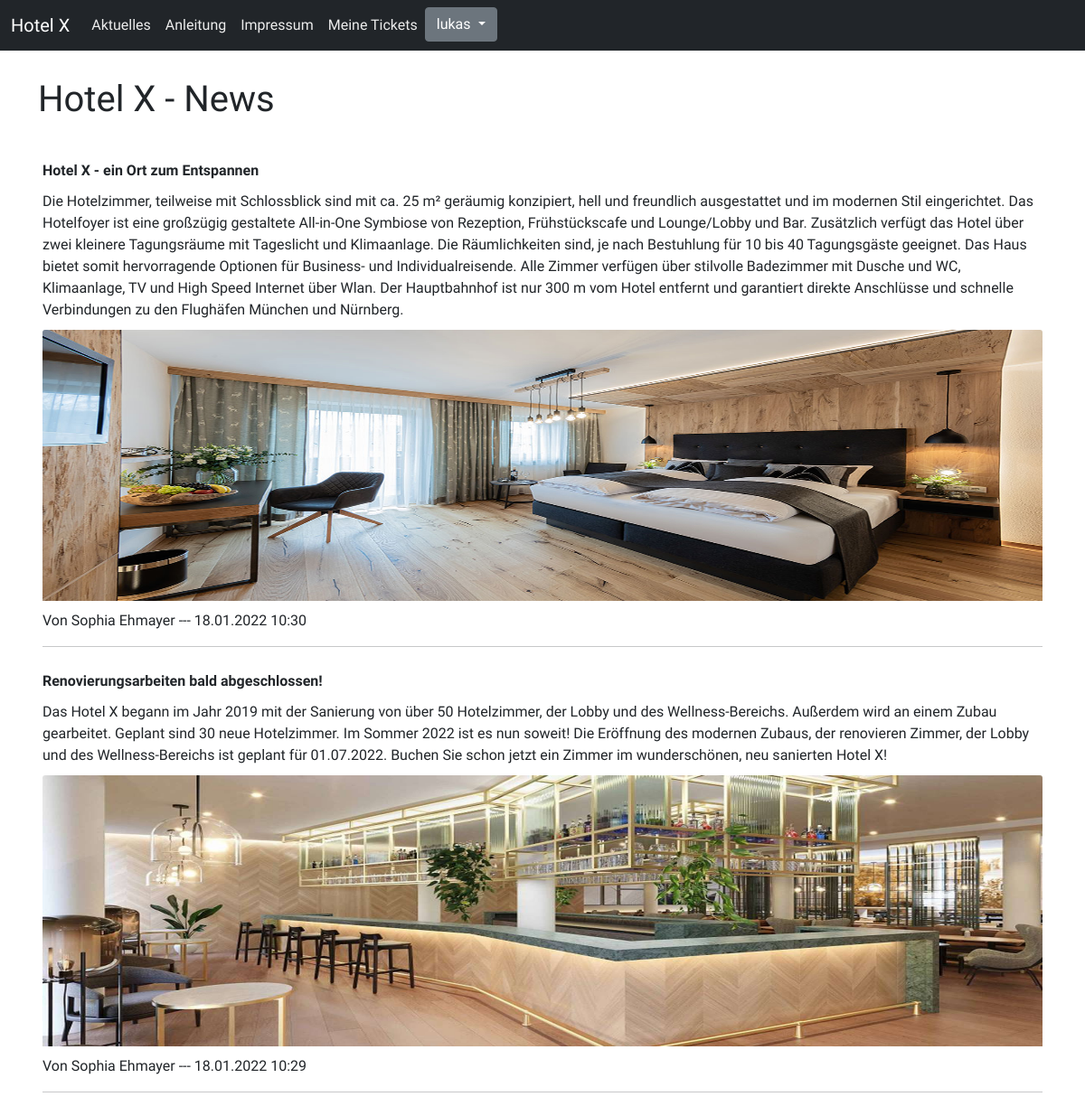
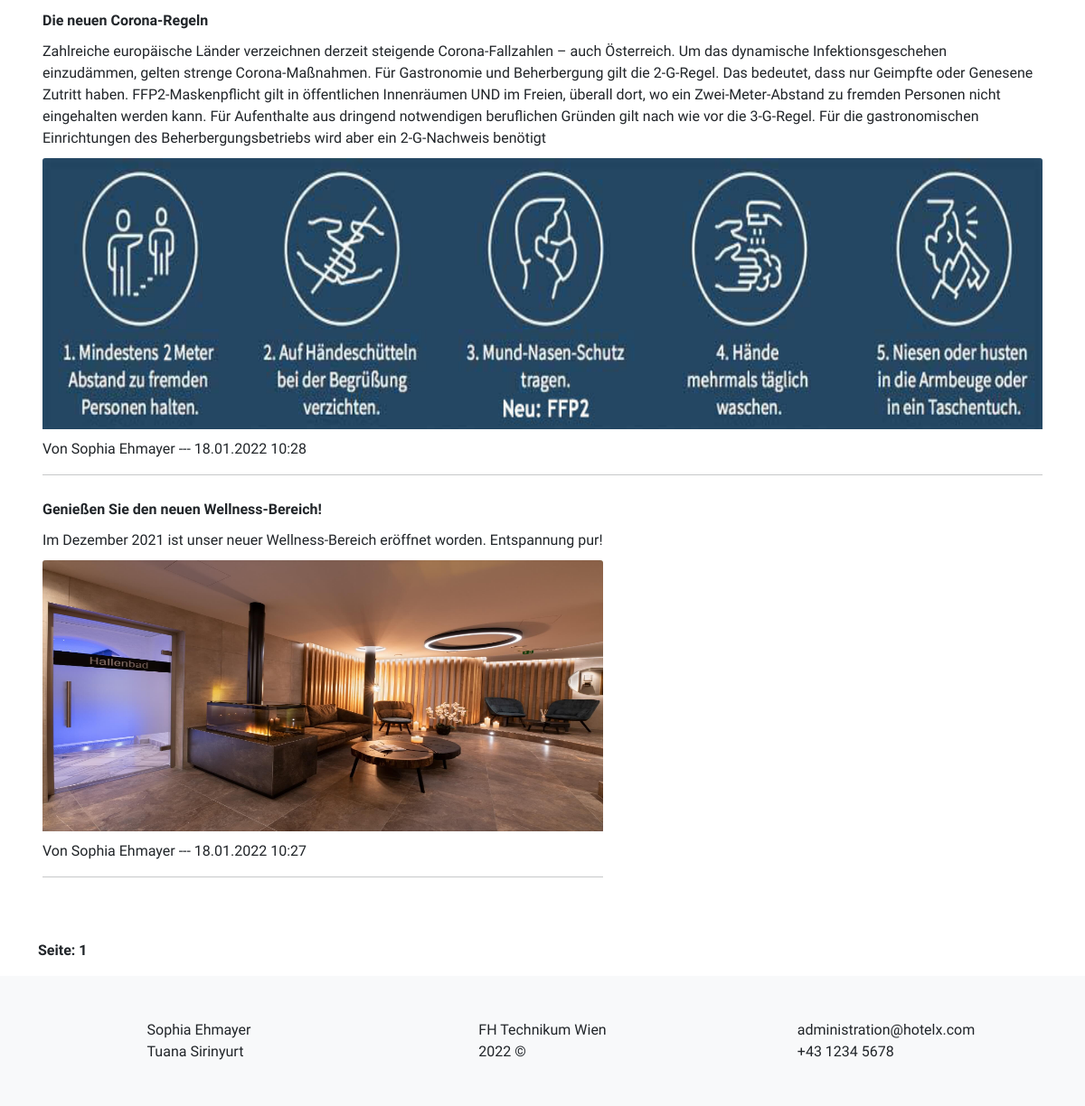
/?site=news (signed in), run on the app's committed database (2 pictures, top to bottom).
### tables this page shows
CREATE TABLE `news` (
  `id` int(11) NOT NULL,
  `image` varchar(250) NOT NULL,
  `content` text NOT NULL,
  `author` varchar(45) DEFAULT NULL,
  `title` varchar(120) NOT NULL,
  `dateTime` int(11) NOT NULL
);

### news.php (the view, shortened to what this page needs)
<!DOCTYPE html>
<html lang="en">
<body>
    <div class = "container">
    <h1>Hotel X - News</h1>
<?php
require_once('dbaccess.php');
if(!isset($seite))
        {
            $seite = 1;
        }
        $eintraege_pro_seite = 10;
        $start = $seite * $eintraege_pro_seite - $eintraege_pro_seite;
        $abfrage = "SELECT * FROM news ORDER BY id DESC LIMIT $start, $eintraege_pro_seite";
        $ergebnis = mysqli_query($db_obj,$abfrage);
        while($row = mysqli_fetch_object($ergebnis))
        {
            $date = date("d.m.Y H:i", $row->dateTime);
            $title = $row->title;
            $author=$row->author;
            $content = $row->content;
            $image = $row->image;
           echo "
           <table border='0' cellspacing='0' cellpadding='5'>
            <tr>
                <td>
                    <b>$title</b>
                   </td>
               </tr>
               <tr>
                   <td>
                       $content
                   </td>
               </tr>
               <tr>
                   <td>
                   <img class='card-img-top' src='./uploadImage/".$image."' alt='image' width=300 height=300>
                   </td>
               </tr>
               <tr>
               <td>
                   Von $author --- $date  ";
                  echo  "
                   <hr>
               </td>
           </tr>
               </table>";
           }
        $result = mysqli_query($db_obj,"SELECT id FROM news");
        $menge = mysqli_num_rows($result);
        $wieviel_seiten = $menge / $eintraege_pro_seite;
        echo '<br /><br />';
        echo "<b>Seite:</b> ";
        for($a=0; $a < $wieviel_seiten; $a++)
        {
            $b = $a + 1;
            if($seite == $b)
            {
                echo "  <b>$b</b> ";
            }
            else
            {
               echo "  Test ";
            }
        }
        ?>
    </div>
</body>
</html>

### css/style.css (style rules this page uses)
* { font-family: "Abel", sans-serif; }
body { margin: 0; }
h1 { margin: 50px 0px; }
h1 { padding: 30px 0px; }
@media all and (min-width: 1124px) { .container { margin: 0px 5em; } }

### data on the page
news: title "Hotel X - ein Ort zum Entspannen", content "Die Hotelzimmer, teilweise mit Schlossblick sind mit ca. 25 m² geräumig konzipiert, hell und freundlich ausgestattet und im modernen Stil eingerichtet. Das Hotelfoyer ist eine großzügig gestaltete All-in-One Symbiose von Rezeption, Frühstückscafe und Lounge/Lobby und Bar. Zusätzlich verfügt das Hotel über zwei kleinere Tagungsräume mit Tageslicht und Klimaanlage. Die Räumlichkeiten sind, je nach Bestuhlung für 10 bis 40 Tagungsgäste geeignet. Das Haus bietet somit hervorragende Optionen für Business- und Individualreisende. Alle Zimmer verfügen über stilvolle Badezimmer mit Dusche und WC, Klimaanlage, TV und High Speed Internet über Wlan. Der Hauptbahnhof ist nur 300 m vom Hotel entfernt…", image (picture), author "Sophia Ehmayer", dateTime "18.01.2022 10:30"
news: title "Renovierungsarbeiten bald abgeschlossen!", content "Das Hotel X begann im Jahr 2019 mit der Sanierung von über 50 Hotelzimmer, der Lobby und des Wellness-Bereichs. Außerdem wird an einem Zubau gearbeitet. Geplant sind 30 neue Hotelzimmer. Im Sommer 2022 ist es nun soweit! Die Eröffnung des modernen Zubaus, der renovieren Zimmer, der Lobby und des Wellness-Bereichs ist geplant für 01.07.2022. Buchen Sie schon jetzt ein Zimmer im wunderschönen, neu sanierten Hotel X!", image (picture), author "Sophia Ehmayer", dateTime "18.01.2022 10:29"
news: title "Die neuen Corona-Regeln", content "Zahlreiche europäische Länder verzeichnen derzeit steigende Corona-Fallzahlen – auch Österreich. Um das dynamische Infektionsgeschehen einzudämmen, gelten strenge Corona-Maßnahmen. Für Gastronomie und Beherbergung gilt die 2-G-Regel. Das bedeutet, dass nur Geimpfte oder Genesene Zutritt haben. FFP2-Maskenpflicht gilt in öffentlichen Innenräumen UND im Freien, überall dort, wo ein Zwei-Meter-Abstand zu fremden Personen nicht eingehalten werden kann. Für Aufenthalte aus dringend notwendigen beruflichen Gründen gilt nach wie vor die 3-G-Regel. Für die gastronomischen Einrichtungen des Beherbergungsbetriebs wird aber ein 2-G-Nachweis benötigt", image (picture), author "Sophia Ehmayer", dateTime "18.01.2022 10:28"
news: title "Genießen Sie den neuen Wellness-Bereich!", content "Im Dezember 2021 ist unser neuer Wellness-Bereich eröffnet worden. Entspannung pur!", image (picture), author "Sophia Ehmayer", dateTime "18.01.2022 10:27"

### other printed values
$_SESSION["username"] "lukas"
$b "1"
